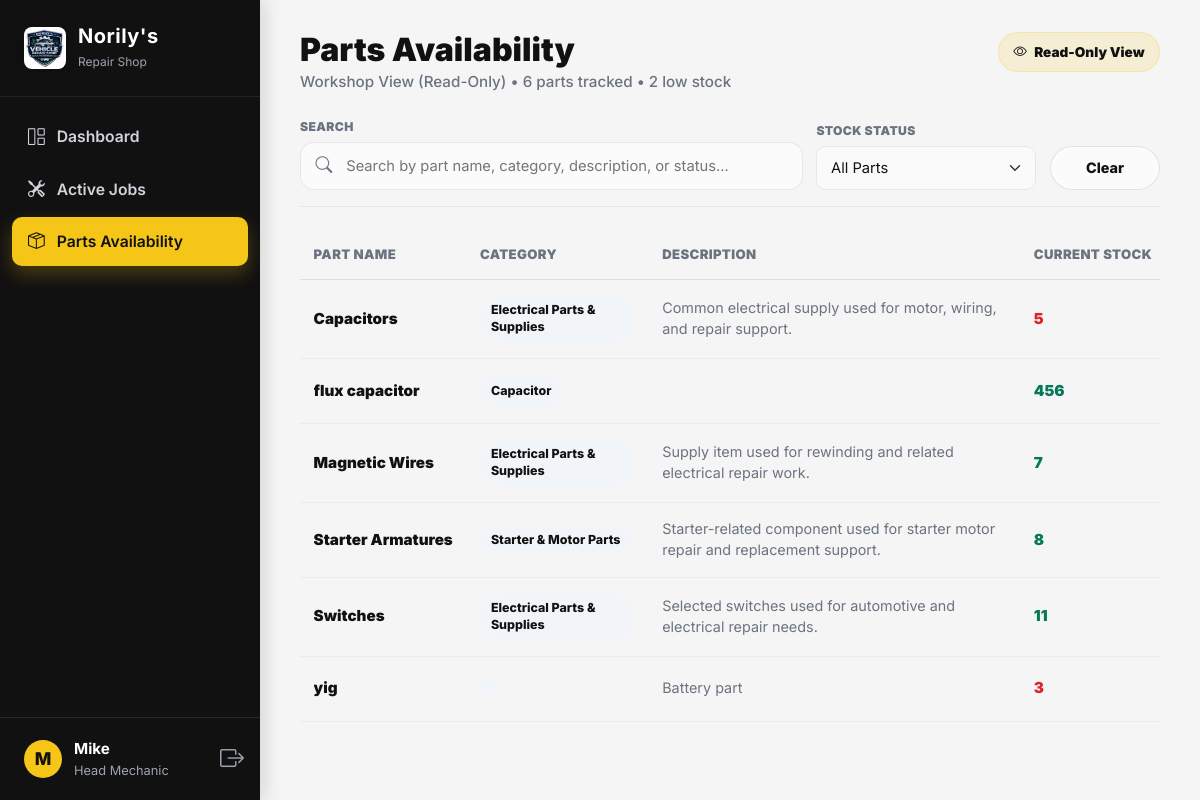
The page /views/inventory_view.php (signed in) on the database as committed earlier.
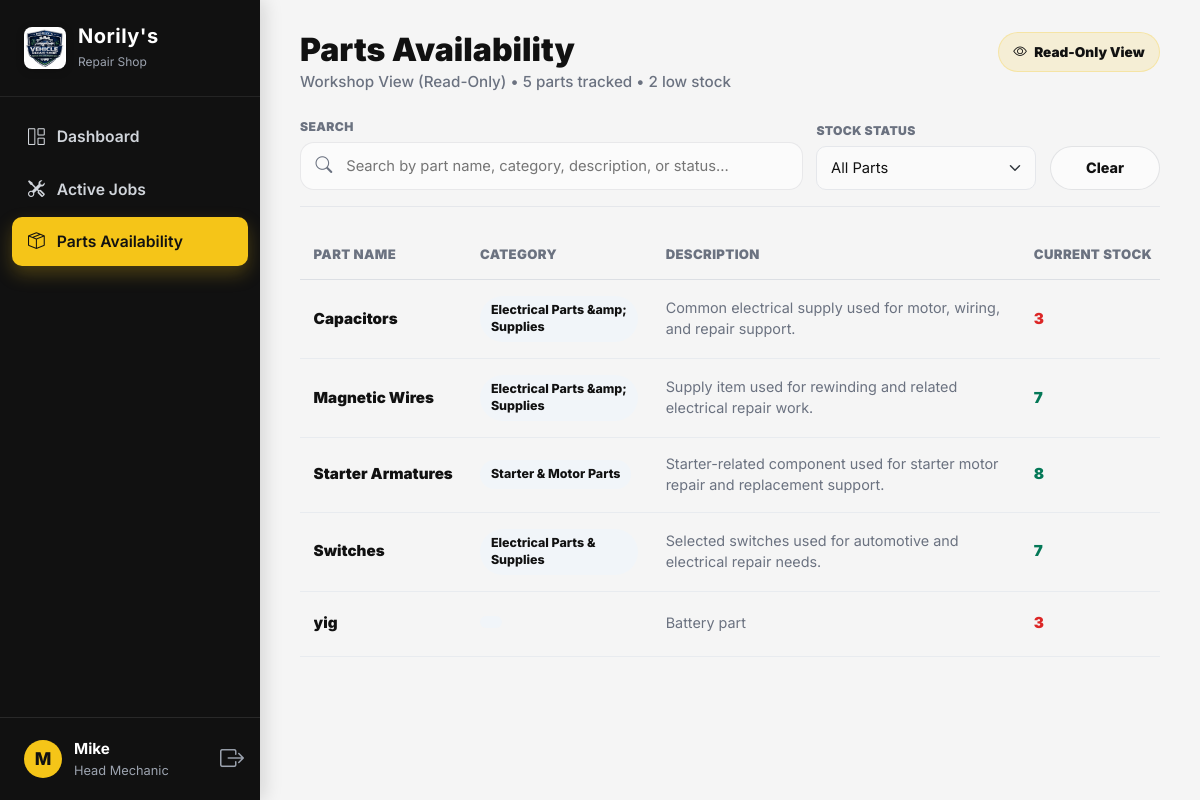
The same page on the database as committed later.
### tables this page shows
CREATE TABLE `part` (
  `part_id` int(11) NOT NULL,
  `category` varchar(100) NOT NULL,
  `brand` varchar(100) DEFAULT NULL,
  `part_name` varchar(50) NOT NULL,
  `description` text DEFAULT NULL,
  `specification` text DEFAULT NULL,
  `compatibility` text DEFAULT NULL,
  `unit` varchar(50) DEFAULT 'piece',
  `unit_price` decimal(10,2) NOT NULL DEFAULT 0.00,
  `quantity_on_hand` smallint(6) NOT NULL DEFAULT 0,
  `low_stock_threshold` smallint(6) NOT NULL DEFAULT 3,
  `is_low_stock` tinyint(1) NOT NULL DEFAULT 0,
  `supplier_reference` varchar(50) DEFAULT NULL,
  `supplier_email` varchar(150) DEFAULT NULL,
  `is_active` tinyint(1) NOT NULL DEFAULT 1,
  `cost_price` decimal(10,2) DEFAULT NULL,
  `image` varchar(255) DEFAULT NULL,
  `full_description` text DEFAULT NULL
);

### views/inventory_view.php (the view, shortened to what the changed rows need)
<?php
$db = (new Database())->getConnection();
$stmt = $db->prepare("
    SELECT *
    FROM part
    ORDER BY part_name ASC
");
$stmt->execute();
$parts = $stmt->fetchAll(PDO::FETCH_ASSOC);
$totalParts = count($parts);
$lowStockCount = 0;
foreach ($parts as $p) {
    if ($p['quantity_on_hand'] <= $p['low_stock_threshold']) {
        $lowStockCount++;
    }
}
?>
<!DOCTYPE html>
<html lang="en">
<head>
<link href="https://cdn.jsdelivr.net/npm/bootstrap@5.3.0/dist/css/bootstrap.min.css" rel="stylesheet">
<link rel="stylesheet" href="https://cdn.jsdelivr.net/npm/bootstrap-icons@1.11.1/font/bootstrap-icons.css">
<link rel="stylesheet" href="../assets/css/style.css">
</head>
<body>
<div class="app-wrapper">
    <main class="main-content">
        <div class="parts-view-page">
            <div class="pv-header">
                <div>
                    <h2>Parts Availability</h2>
                    <p class="pv-count-text">
                        Workshop View (Read-Only) • <?php echo $totalParts; ?> parts tracked • <?php echo $lowStockCount; ?> low stock
                    </p>
                </div>
            </div>
            <div class="pv-table-wrap">
                <table class="pv-table" id="partsTable">
                    <thead>
                        <tr>
                            <th>Part Name</th>
                            <th>Category</th>
                            <th>Description</th>
                            <th>Current Stock</th>
                        </tr>
                    </thead>
                    <tbody>
                        <?php if (count($parts) > 0): ?>
                            <?php foreach ($parts as $p): ?>
                                <?php
                                    $isLowStock = $p['quantity_on_hand'] <= $p['low_stock_threshold'];
                                    if (intval($p['quantity_on_hand']) === 0) {
                                        $statusText = 'Out of Stock';
                                        $statusClass = 'out';
                                    } elseif ($isLowStock) {
                                        $statusText = 'Low Stock';
                                    } else {
                                        $statusText = 'In Stock';
                                    }
                                    $searchText = strtolower(
                                        ($p['part_name'] ?? '') . ' ' .
                                        ($p['category'] ?? '') . ' ' .
                                        ($p['description'] ?? '') . ' ' .
                                        $statusText
                                    );
                                ?>
                                <tr
                                    class="part-row"
                                    data-status="<?php echo htmlspecialchars($statusText); ?>"
                                    data-search="<?php echo htmlspecialchars($searchText); ?>"
                                >
                                    <td>
                                        <div class="pv-part-name" title="<?php echo htmlspecialchars($p['part_name']); ?>">
                                            <?php echo htmlspecialchars($p['part_name']); ?>
                                        </div>
                                    </td>
                                    <td>
                                        <span class="pv-category-badge">
                                            <?php echo htmlspecialchars($p['category']); ?>
                                        </span>
                                    </td>
                                    <td>
                                        <div class="pv-description">
                                            <?php echo htmlspecialchars($p['description']); ?>
                                        </div>
                                    </td>
                                    <td>
                                        <span class="pv-stock <?php echo $isLowStock ? 'low' : 'ok'; ?>">
                                            <?php echo htmlspecialchars($p['quantity_on_hand']); ?>
                                        </span>
                                    </td>
                                </tr>
                            <?php endforeach; ?>
                        <?php endif; ?>
                    </tbody>
                </table>
            </div>
        </div>
    </main>
</div>
</body>
</html>

Rows that differ between the two databases and show on the page:
removed part: part_name "flux capacitor", category "Capacitor", quantity_on_hand "456"
changed part "Capacitors": category "Electrical Parts & Supplies" → "Electrical Parts &amp; Supplies"; quantity_on_hand "5" → "3"
changed part "Magnetic Wires": category "Electrical Parts & Supplies" → "Electrical Parts &amp; Supplies"
changed part "Switches": quantity_on_hand "11" → "7"
Other text that changed with them:
$totalParts: "6" → "5"
